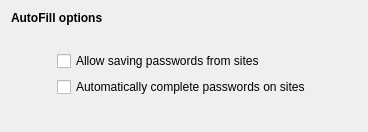
         <widget class="QWidget" name="passwordManagerPage">
          <layout class="QGridLayout" name="gridLayout_11">
           <item row="0" column="0" colspan="2">
            <widget class="QLabel" name="label_20">
             <property name="text">
              <string>&lt;b&gt;AutoFill options&lt;/b&gt;</string>
             </property>
            </widget>
           </item>
           <item row="2" column="1">
            <widget class="QCheckBox" name="allowPassManager">
             <property name="text">
              <string>Allow saving passwords from sites</string>
             </property>
            </widget>
           </item>
           <item row="2" column="0">
            <spacer name="horizontalSpacer_14">
             <property name="orientation">
              <enum>Qt::Horizontal</enum>
             </property>
             <property name="sizeType">
              <enum>QSizePolicy::Preferred</enum>
             </property>
             <property name="sizeHint" stdset="0">
              <size>
               <width>20</width>
               <height>20</height>
              </size>
             </property>
            </spacer>
           </item>
           <item row="4" column="0" colspan="3">
            <widget class="QFrame" name="AutoFillFrame">
             <property name="sizePolicy">
              <sizepolicy hsizetype="Expanding" vsizetype="Expanding">
               <horstretch>0</horstretch>
               <verstretch>0</verstretch>
              </sizepolicy>
             </property>
             <layout class="QHBoxLayout" name="autoFillFrame">
              <property name="sizeConstraint">
               <enum>QLayout::SetMinAndMaxSize</enum>
              </property>
             </layout>
            </widget>
           </item>
           <item row="3" column="1">
            <widget class="QCheckBox" name="autoCompletePasswords">
             <property name="text">
              <string>Automatically complete passwords on sites</string>
             </property>
            </widget>
           </item>
           <item row="1" column="2">
            <spacer name="horizontalSpacer_15">
             <property name="orientation">
              <enum>Qt::Horizontal</enum>
             </property>
             <property name="sizeType">
              <enum>QSizePolicy::MinimumExpanding</enum>
             </property>
             <property name="sizeHint" stdset="0">
              <size>
               <width>40</width>
               <height>20</height>
              </size>
             </property>
            </spacer>
           </item>
           <item row="3" column="0">
            <spacer name="horizontalSpacer_38">
             <property name="orientation">
              <enum>Qt::Horizontal</enum>
             </property>
             <property name="sizeType">
              <enum>QSizePolicy::Preferred</enum>
             </property>
             <property name="sizeHint" stdset="0">
              <size>
               <width>40</width>
               <height>20</height>
              </size>
             </property>
            </spacer>
           </item>
          </layout>
         </widget>
